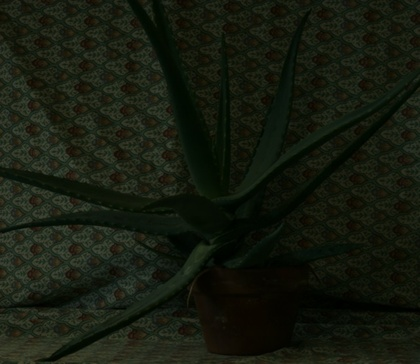
%> input picture HW3/408410094/aloe.jpg, 420 x 364 px, shrunk from 641 x 555 before the run
$ octave --eval "result = RGB2HSI(imread('aloe.jpg'));"   (GNU Octave 9; MATLAB toolbox functions it lacks are replaced by stand-ins)
%> lines starting %> are read from the running program, lines starting %| are printed output that depends on the picture
function HSI = RGB2HSI(rgb)

    rgb = im2double(rgb);

    R = rgb(:,:,1);
    G = rgb(:,:,2);
    B = rgb(:,:,3);

    r = R./(R+G+B+eps);
    g = G./(R+G+B+eps);
    b = B./(R+G+B+eps);

    numerator = 0.5*((r-g) + (r-b));
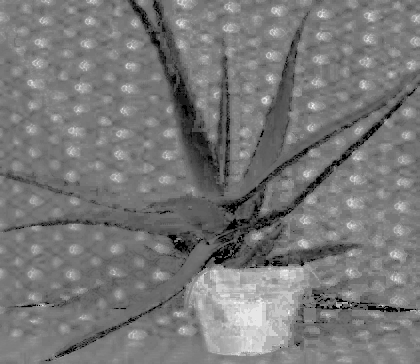
%> numerator: size 364x420 double; min -0.5, max 0.571, mean 0.00539; drawn with min black and max white
    denominator = sqrt(((r-g).^2) + ((r - b).*(g - b)));
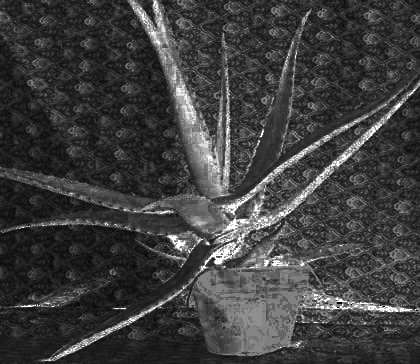
%> denominator: size 364x420 double; min 0, max 1, mean 0.247
    theta = acos(numerator./(denominator+eps));
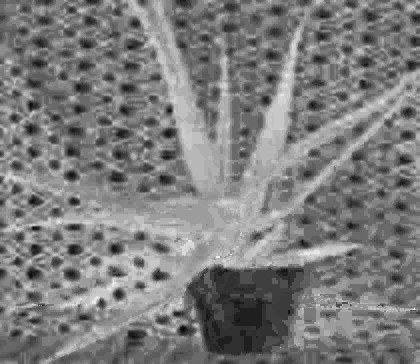
%> theta: size 364x420 double; min 0.26, max 2.81, mean 1.51; drawn with min black and max white
    H = theta;
    H(b > g) = (2*pi - H(b>g));
    H = H/(2*pi);
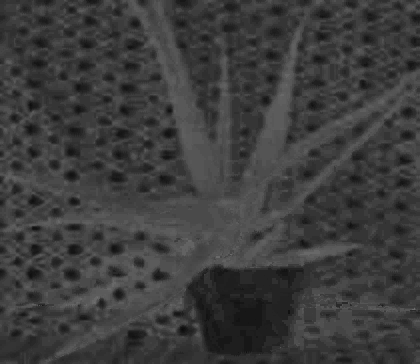
%> H: size 364x420 double; min 0.0414, max 0.447, mean 0.241

    S = 1 - (3*(min(min(r,g),b))./(r+g+b+eps));
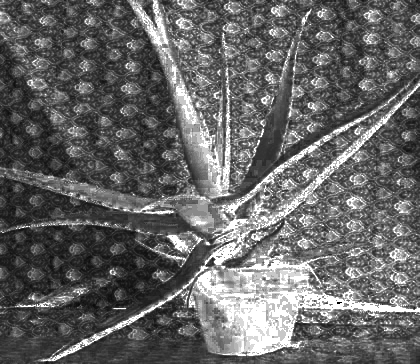
%> S: size 364x420 double; min 2.22e-16, max 1, mean 0.401
    I = (R+G+B)/(3);
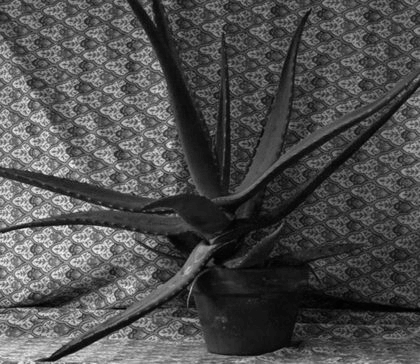
%> I: size 364x420 double; min 0, max 0.265, mean 0.082; drawn with min black and max white
    %disp(I);
    tmp = zeros(0,0,0);
    tmp(:,:,1) = H;
    tmp(:,:,2) = S;
    tmp(:,:,3) = I;
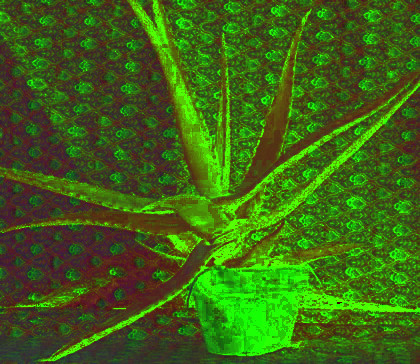
%> tmp: size 364x420x3 double; mean R, G, B 0.241, 0.401, 0.082
    HSI = (tmp);

end
